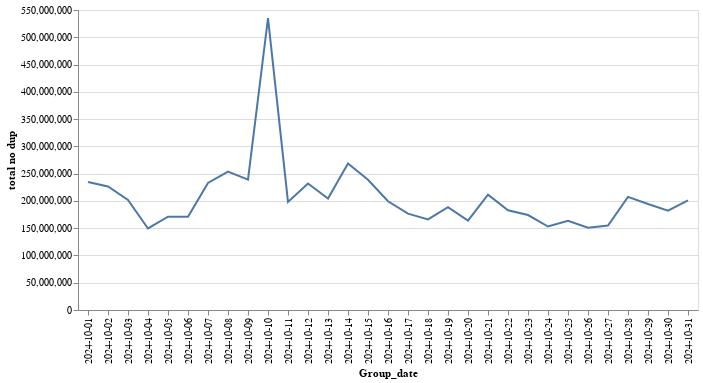

Notebook code for this chart:
### Markdown cell above
# executive

### Code cell
groupdate.group_by('Group_date').agg(pl.col('total no dup').sum()).sort('Group_date').plot.line(x='Group_date',y='total no dup')

### Figure 1 — Vega-Lite specification as saved in the notebook (floating-point values rounded to 4 significant figures)
{"config": {"view": {"continuousWidth": 300, "continuousHeight": 300}}, "data": {"name": "data-91d69d3143f57470a8980d6cc6a59a10"}, "mark": {"type": "line", "tooltip": true}, "encoding": {"x": {"field": "Group_date", "type": "nominal"}, "y": {"field": "total no dup", "type": "quantitative"}}, "params": [{"name": "param_46", "select": {"type": "interval", "encodings": ["x", "y"]}, "bind": "scales"}], "$schema": "https://vega.github.io/schema/vega-lite/v5.20.1.json", "datasets": {"data-91d69d3143f57470a8980d6cc6a59a10": [{"Group_date": "2024-10-01", "total no dup": 234840270}, {"Group_date": "2024-10-02", "total no dup": 226414541}, {"Group_date": "2024-10-03", "total no dup": 201704159}, {"Group_date": "2024-10-04", "total no dup": 149440534}, {"Group_date": "2024-10-05", "total no dup": 170956338}, {"Group_date": "2024-10-06", "total no dup": 171067819}, {"Group_date": "2024-10-07", "total no dup": 233047944}, {"Group_date": "2024-10-08", "total no dup": 253903266}, {"Group_date": "2024-10-09", "total no dup": 238881092}, {"Group_date": "2024-10-10", "total no dup": 535300505}, {"Group_date": "2024-10-11", "total no dup": 198186431}, {"Group_date": "2024-10-12", "total no dup": 231873952}, {"Group_date": "2024-10-13", "total no dup": 204239886}, {"Group_date": "2024-10-14", "total no dup": 268534536}, {"Group_date": "2024-10-15", "total no dup": 238758975}, {"Group_date": "2024-10-16", "total no dup": 199336386}, {"Group_date": "2024-10-17", "total no dup": 176696224}, {"Group_date": "2024-10-18", "total no dup": 166169874}, {"Group_date": "2024-10-19", "total no dup": 188391566}, {"Group_date": "2024-10-20", "total no dup": 163954519}, {"Group_date": "2024-10-21", "total no dup": 211386396}, {"Group_date": "2024-10-22", "total no dup": 182899071}, {"Group_date": "2024-10-23", "total no dup": 174129719}, {"Group_date": "2024-10-24", "total no dup": 153090053}, {"Group_date": "2024-10-25", "total no dup": 163519164}, {"Group_date": "2024-10-26", "total no dup": 150986474}, {"Group_date": "2024-10-27", "total no dup": 154937751}, {"Group_date": "2024-10-28", "total no dup": 207428857}, {"Group_date": "2024-10-29", "total no dup": 194213457}, {"Group_date": "2024-10-30", "total no dup": 182148882}, {"Group_date": "2024-10-31", "total no dup": 201165806}]}}
